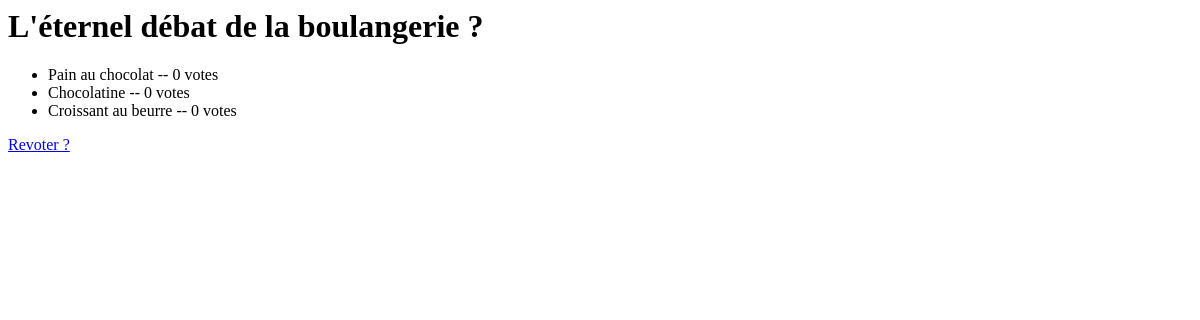
/polls/3/results/, run on an earlier commit of the app's database.
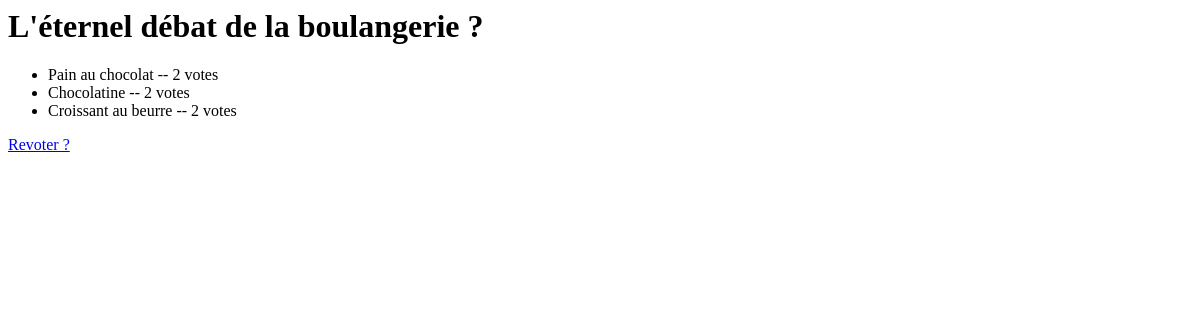
And on a later commit of the database.
### polls/models.py (models this page shows, shortened)
class Choice(models.Model):
    question = models.ForeignKey(Question, on_delete=models.CASCADE)
    choice_text = models.CharField(max_length=200)
    votes = models.IntegerField(default=0)

### polls/views.py (the view)
# urls.py: path("<int:pk>/results/", views.ResultsView.as_view(), name="results"),
class ResultsView(generic.DetailView):
    model = Question
    template_name = "polls/results.html"

### polls/templates/polls/results.html
<h1>{{ question.question_text }}</h1>
<ul>
{% for choice in question.choice_set.all %}
    <li>{{ choice.choice_text }} -- {{ choice.votes }} vote{{ choice.votes|pluralize }}</li>
{% endfor %}
</ul>
<a href="{% url 'polls:detail' question.id %}">Revoter ?</a>

What changed in the data, as far as the page shows it:
changed Choice "Pain au chocolat": votes "0" → "2"
changed Choice "Chocolatine": votes "0" → "2"
changed Choice "Croissant au beurre": votes "0" → "2"
